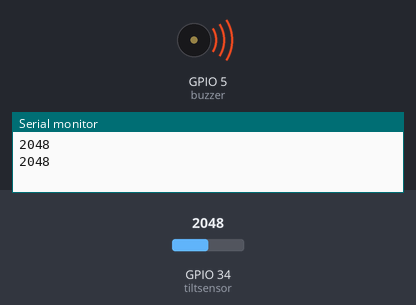
A sketch run on a simulated ESP32. Shown: buzzer (waves = sounding), the last lines printed to the serial monitor. The test bench sets the inputs (shaded band); at power-on: GPIO 34 (tiltsensor) = 2048.

Above: at 2.5 s.
2.6 s: GPIO 34 (tiltsensor) set to 647
6.1 s: GPIO 34 (tiltsensor) set to 570
At 7.3 s:
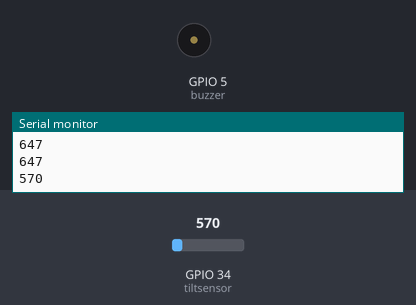
8.4 s: GPIO 34 (tiltsensor) set to 640
At 10.4 s:
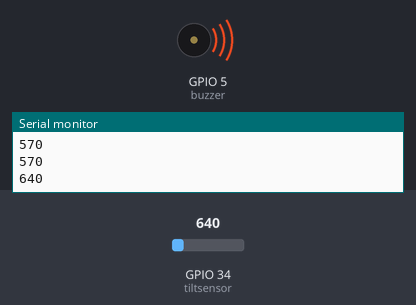
13.8 s: GPIO 34 (tiltsensor) set to 560
At 15.2 s:
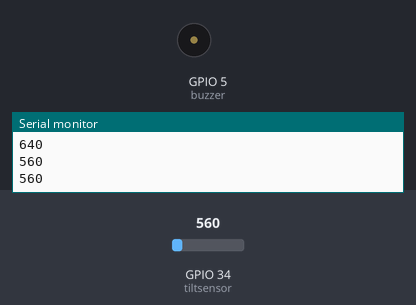
Timing chart, 0 to 16.8 s (numbered marks = the images above; inputs shaded):
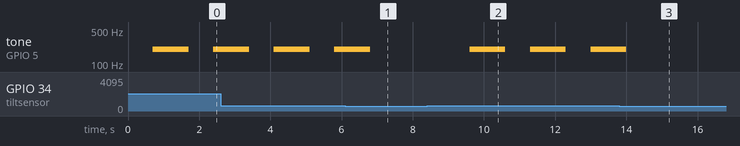

The sketch:

TiltSensor.ino
```cpp
int tiltsensor = 34;
int buzzer = 5;
int x = 0;
  void setup()
  {
    pinMode(tiltsensor, INPUT);
    pinMode(buzzer, OUTPUT);
    //initialize communication at 9600 bits per second
    Serial.begin(115200);
  }

  void loop()
  {
    x = analogRead(tiltsensor);
    Serial.println( x );
    delay(700);
    if( x>600)
    {
      tone(buzzer,200,1000);
      delay(1000);
    }
    else{
      noTone(buzzer);
    }
  }
```

Measured:
- the behaviour switches between 601 and 600 on GPIO 34 (tiltsensor) (found by bisection; images 0 and 1)
- after the input at 6.1 s, tone on GPIO 5 (buzzer): goes on until 6.8 s, then stays silent
- after the input at 8.4 s, tone on GPIO 5 (buzzer): alternates 200 Hz for 1.0 s and silent for 0.70 s, starting after 1.2 s
- after the input at 13.8 s, tone on GPIO 5 (buzzer): goes on until 14.0 s, then stays silent
- by itself, tone on GPIO 5 (buzzer): alternates 200 Hz for 1.0 s and silent for 0.70 s
